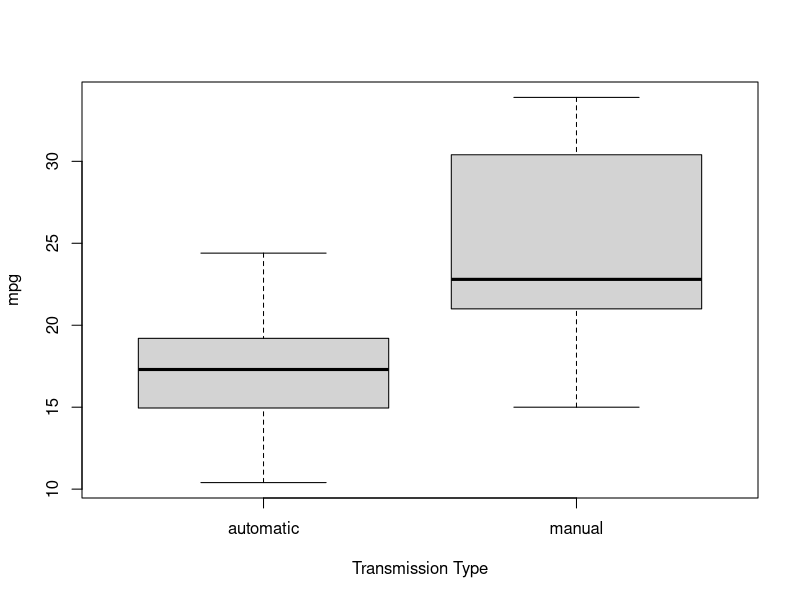
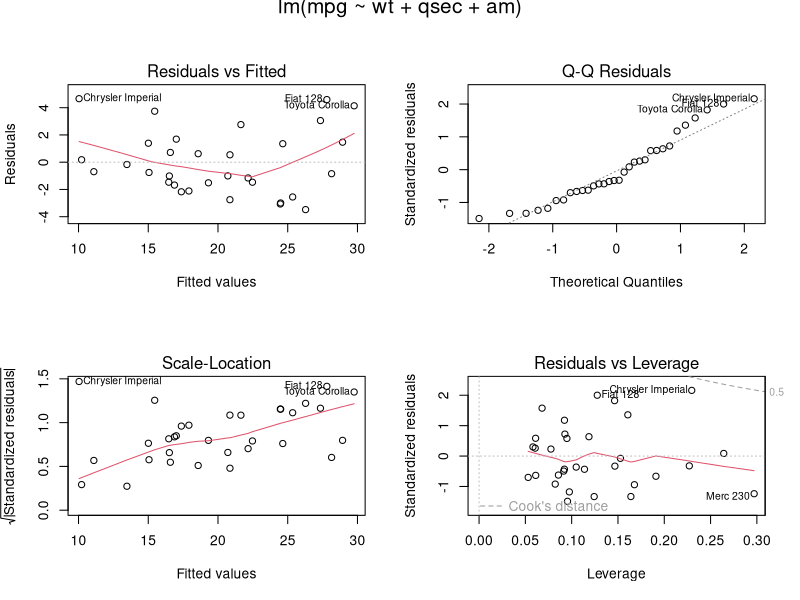

Here is the R script that generated these plots, in order:
## ---- chunk 1
library(plyr)
get.formula <- function(x) {
    f <- formula(x)
    paste(f[2],f[1],f[3],sep=" ")
}
cars <- mutate(mtcars,
               vs=factor(vs),
               am=factor(ifelse(am,"manual","automatic"),
                         levels=c("automatic","manual")))

## ---- chunk 2
## t test for difference of the mean
auto <- subset(cars,cars$am=="automatic",select=c(mpg))[,1]
man <- subset(cars,cars$am=="manual",select=c(mpg))[,1]
t <- t.test(auto,man)
## ---- chunk 3
## prepare data for modeling
cars <- mutate(cars,
               wt=(wt-mean(wt)), qsec=(qsec-mean(qsec)), disp=(disp - mean(disp)),
               hp=(hp - mean(hp)), drat=(drat-mean(drat)), gear=(gear-mean(gear)),
               carb=(carb-mean(carb))
               )
## ---- chunk 4
##  model relationship
lm1 <- lm(mpg~.,data=cars); lm1.s <- summary(lm1); f<-lm1.s$fstatistic
## ---- chunk 5
lm1.s$coefficients
## ---- chunk 6
lm2 <- step(lm1, direction="both"); lm2.s <- summary(lm2)
## ---- chunk 7
lm2.s$coefficients
## ---- chunk 8
confint(lm2)
## ---- chunk 9
summary(mtcars)
## ---- chunk 10
## determine if mpg is dependent on transmission type
boxplot(cars$mpg~cars$am,xlab="Transmission Type",ylab="mpg")

# means <- tapply(cars$mpg,cars$am,mean)
# points(means,col="red",pch=18,cex=2)
# legend("topleft",c("Diamond represents mean mpg","by Transmission Type"),
#        cex=0.5,
#        box.lty="blank")
## ---- chunk 11
lm2$anova
## ---- chunk 12
par(mfrow=c(2,2),oma=c(0,0,1,0))
plot(lm2)
#mtext("Regression Diagnostics",outer=TRUE)
